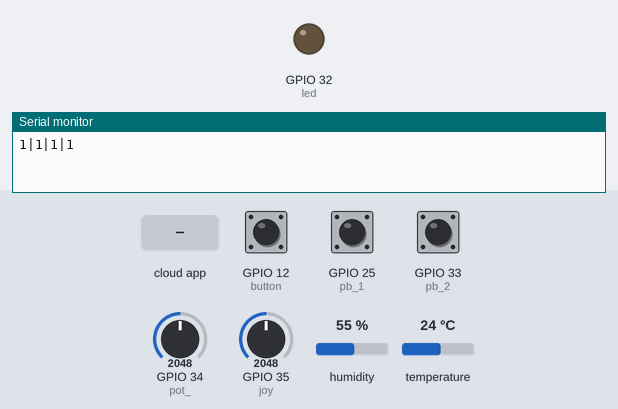
Recording of a program running on a simulated ESP32. Parts: output pins drawn as LEDs (lit = HIGH), the last lines printed to the serial monitor. The inputs (shaded band) are chosen by the test bench; at power-on: GPIO 12 (button) HIGH, GPIO 25 (pb_1) HIGH, GPIO 33 (pb_2) HIGH, GPIO 34 (pot_) = 2048, GPIO 35 (joy) = 2048, humidity 55 %, temperature 24 °C.

Above: at 2.7 s.
2.8 s: the phone or cloud app sets 5 to 1
At 4.7 s:
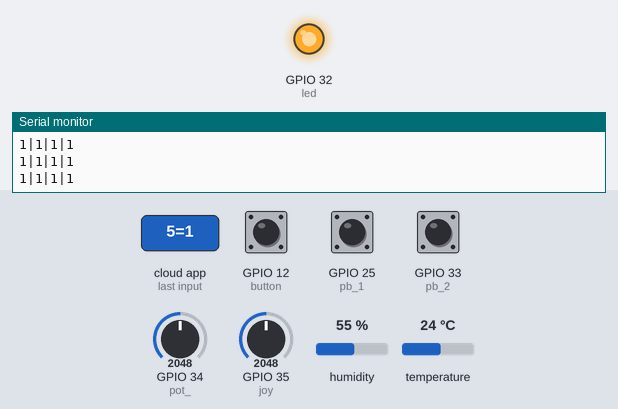
7.1 s: the phone or cloud app sets 5 to 0
At 8.3 s:
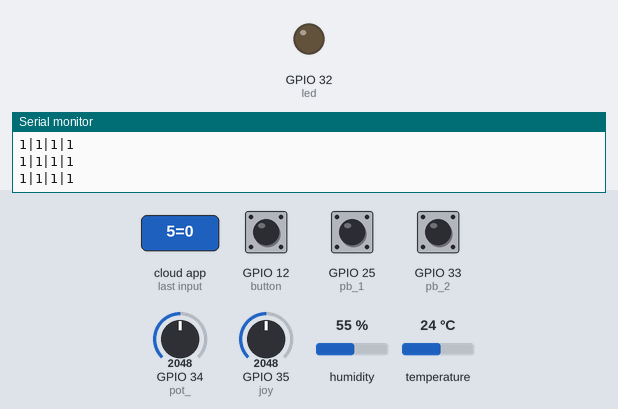
Timing chart, 0 to 10.1 s (numbered marks = the images above; inputs shaded):
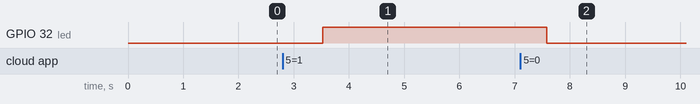

Measured:
- after the input at 2.8 s, GPIO 32 (led): LOW → HIGH after 0.73 s
- after the input at 7.1 s, GPIO 32 (led): HIGH → LOW after 0.48 s

The program:

main.cpp
```cpp
/******************************************************************
 Created with PLATFORMIO IDE for VSCODE - 30.04.2020
 Project     : esp32_cayenne
 Libraries   :
 Author      : Mujahid Abdullah
 Description :
******************************************************************/

#include <Arduino.h>
#include <CayenneMQTTESP32.h>
#include <Wire.h>
#include <DHT.h>
#include <Thread.h>
#include <WiFi.h>

//define user functions
static void read_sensors();
static bool button_switch(int pin);
static bool pb1_switch(int pin);
static bool pb2_switch(int pin);
void init_pwm();
void led_control();

//Wifi network info
const char * ssid =  "MikroStarTechPVT-witribe";
const char * wifi_password =  "MstOffice123@#45";

//const char *ssid =  "AnchorRecovery";
//const char *wifi_password =  "12345678";

//cayenne authentication info.
const char * username ="85a0a350-8a9c-11ea-b767-3f1a8f1211ba";
const char * cay_password ="41553ff6b34c9e1567033a3ba05d6db42e35fb49";
const char *client_id ="ed40c6e0-8a9f-11ea-883c-638d8ce4c23d";

//Define sensor pins and types
#define DHTPIN 13
#define DHTTYPE DHT11
#define pot_ 34
#define button 12
#define joy 35
#define led 32
#define pb_1 25
#define pb_2 33

//Define instances
DHT dht(DHTPIN, DHTTYPE);
Thread sensor_thread = Thread();

//initialize values
float temp = 0;
float humidity = 0;
int pot_val = 0;
static bool button_val = 0;
int joy_val = 0;
bool led_val = 1;
bool pb1_val =0;
bool pb2_val =0;

static bool state_ = LOW;
static bool pre_state = LOW;
static bool state_1 = LOW;
static bool pre1_state = LOW;
static bool state_2 = LOW;
static bool pre2_state = LOW;

//Define Virtual channels
#define VIRTUAL_CHANNEL_0 0
#define VIRTUAL_CHANNEL_1 1
#define VIRTUAL_CHANNEL_2 2
#define VIRTUAL_CHANNEL_3 3
#define VIRTUAL_CHANNEL_4 4
#define VIRTUAL_CHANNEL_5 5
#define VIRTUAL_CHANNEL_6 6
#define VIRTUAL_CHANNEL_7 7

void setup()
{
  Serial.begin(115200);
  dht.begin();
  Cayenne.begin(username,cay_password,client_id,ssid,wifi_password);
  pinMode(button, INPUT_PULLUP);
  pinMode(pb_1, INPUT_PULLUP);
  pinMode(pb_2, INPUT_PULLUP);
  sensor_thread.onRun(read_sensors);
  sensor_thread.setInterval(500);
  attachInterrupt(button, led_control, FALLING);
  pinMode(led, OUTPUT);
}

void loop()
{
  Cayenne.loop();
  if( sensor_thread.shouldRun())
		 sensor_thread.run();
}

CAYENNE_OUT(VIRTUAL_CHANNEL_0)
{
  Cayenne.celsiusWrite(VIRTUAL_CHANNEL_0, temp);
}

CAYENNE_OUT(VIRTUAL_CHANNEL_1)
{
	Cayenne.luxWrite(VIRTUAL_CHANNEL_1, humidity);
}

CAYENNE_OUT(VIRTUAL_CHANNEL_2)
{
  //pot_val = analogRead(pot_);
	Cayenne.virtualWrite(VIRTUAL_CHANNEL_2,pot_val);
}

CAYENNE_OUT(VIRTUAL_CHANNEL_3)
{
  //button_val = digitalRead(button);
	Cayenne.digitalSensorWrite(VIRTUAL_CHANNEL_3,!button_val);
  //else{pb1_val = false ; pb2_val = false;}
}

CAYENNE_OUT(VIRTUAL_CHANNEL_4)
{
  //button_val = digitalRead(button);
	Cayenne.digitalSensorWrite(VIRTUAL_CHANNEL_4,joy_val);
}

CAYENNE_IN(VIRTUAL_CHANNEL_5)
{
  led_val = !getValue.asInt();
  led_val = (bool) led_val;
}

CAYENNE_OUT(VIRTUAL_CHANNEL_6)
{
	Cayenne.digitalSensorWrite(VIRTUAL_CHANNEL_6,!pb1_val);
}

CAYENNE_OUT(VIRTUAL_CHANNEL_7)
{
	Cayenne.digitalSensorWrite(VIRTUAL_CHANNEL_7,!pb2_val);
}

static void read_sensors()
{
  temp = dht.readTemperature();
  humidity = dht.readHumidity();
  pot_val = analogRead(pot_);
  button_val = button_switch(button);
  joy_val = analogRead(joy);
  pb1_val = pb1_switch(pb_1);
  pb2_val = pb2_switch(pb_2);
  digitalWrite(led,!led_val);
  String g = String(button_val) +"|" + String(pb1_val) +"|" + String(pb2_val) + "|" + String(pre_state) ;
  Serial.println(g);
}

void init_pwm()
{
  // setting PWM properties
  const int freq = 5000;
  const int ledChannel = 0;
  const int resolution = 10;
  // configure LED PWM functionalitites
  ledcSetup(ledChannel, freq, resolution);
}

static bool button_switch(int pin)
{
  bool stateButton = digitalRead(pin);
  if(stateButton == HIGH && pre_state == LOW)
  {
      if(state_ == HIGH){
        state_ = LOW;
      } else {
        state_ = HIGH;
      }
  }
 pre_state = stateButton;
 return state_;
}

static bool pb1_switch(int pin)
{
  bool stateButton = digitalRead(pin);
  if(stateButton == HIGH && pre1_state == LOW)
  {
      if(state_1 == HIGH){
        state_1 = LOW;
      } else {
        state_1 = HIGH;
      }
  }
 pre1_state = stateButton;
 return state_1;
}

static bool pb2_switch(int pin)
{
  bool stateButton = digitalRead(pin);
  if(stateButton == HIGH && pre2_state == LOW)
  {
      if(state_2 == HIGH){
        state_2 = LOW;
      } else {
        state_2 = HIGH;
      }
  }
 pre2_state = stateButton;
 return state_2;
}

void led_control()
{
  Serial.println("interrupt detected");
  if (state_ == false)
      {
        pb1_val = false ; pb2_val = false;
      }
      else if (state_ == true)
      {
         Serial.println("check");
        pb1_val = true ; pb2_val = true;
      }
}
```
